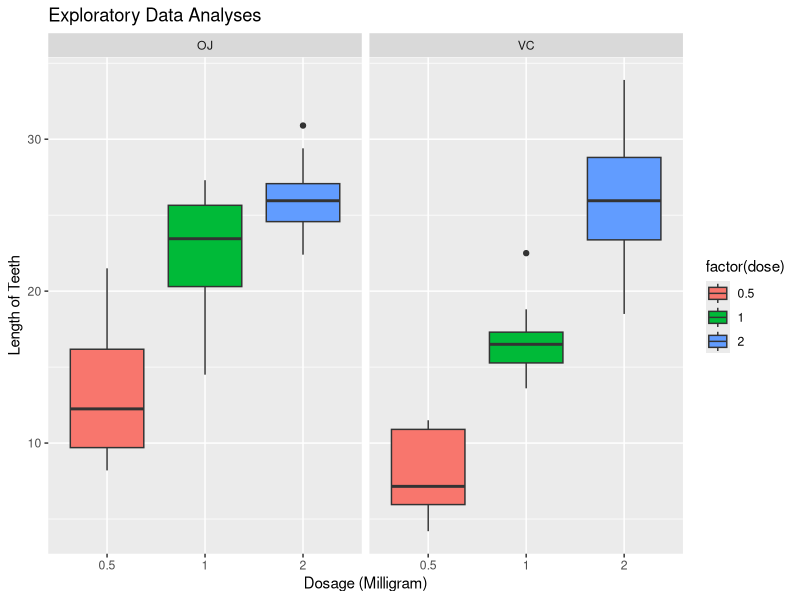

Reproduce this figure in R. (Note: this script raises an error after producing the figure.)
## ---- chunk 1
library(ggplot2)
library(datasets)
data(ToothGrowth)
str(ToothGrowth)
head(ToothGrowth)


plot <- ggplot(ToothGrowth, 
               aes(x=factor(dose),y=len,fill=factor(dose)))
plot + geom_boxplot(notch=F) + facet_grid(.~supp) +
     scale_x_discrete("Dosage (Milligram)") +   
     scale_y_continuous("Length of Teeth") +  
     ggtitle("Exploratory Data Analyses")
## ---- chunk 2
ToothGrowth$dose <- as.factor(ToothGrowth$dose)
summary(ToothGrowth)
## ---- chunk 3
table(ToothGrowth$supp, ToothGrowth$dose)
## ---- chunk 4
supp.t1 <- t.test(len~supp, paired=F, var.equal=T, data=ToothGrowth)
supp.t2 <- t.test(len~supp, paired=F, var.equal=F, data=ToothGrowth)
supp.result <- data.frame("p-value"=c(supp.t1$p.value, supp.t2$p.value),
                          "Conf-Low"=c(supp.t1$conf[1],supp.t2$conf[1]),
                          "Conf-High"=c(supp.t1$conf[2],supp.t2$conf[2]),
                          row.names=c("Equal Var","Unequal Var"))
supp.result
